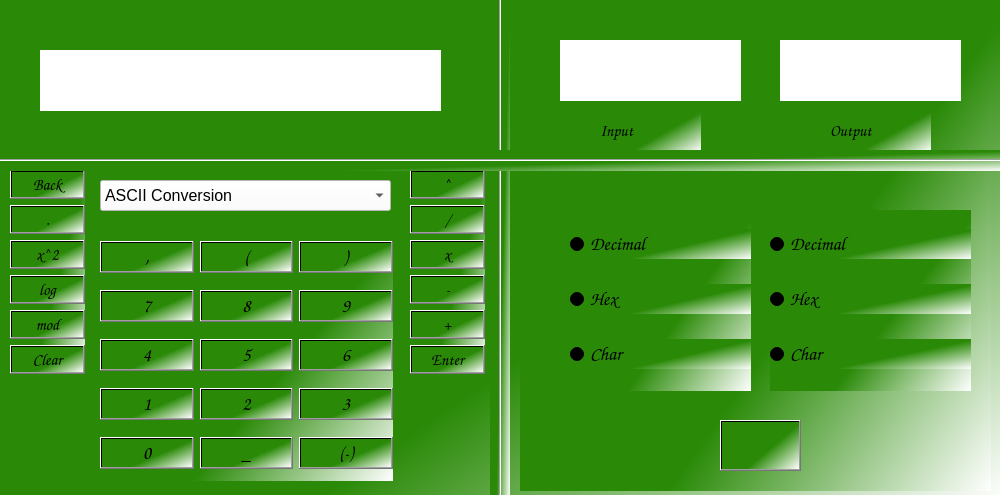
<?xml version="1.0" encoding="UTF-8"?>
<ui version="4.0">
 <class>MainWindow</class>
 <widget class="QMainWindow" name="MainWindow">
  <property name="geometry">
   <rect>
    <x>0</x>
    <y>0</y>
    <width>1000</width>
    <height>495</height>
   </rect>
  </property>
  <property name="minimumSize">
   <size>
    <width>1000</width>
    <height>495</height>
   </size>
  </property>
  <property name="maximumSize">
   <size>
    <width>1000</width>
    <height>495</height>
   </size>
  </property>
  <property name="windowTitle">
   <string>MainWindow</string>
  </property>
  <property name="styleSheet">
   <string notr="true"/>
  </property>
  <widget class="QWidget" name="centralwidget">
   <property name="styleSheet">
    <string notr="true"/>
   </property>
   <widget class="QWidget" name="back" native="true">
    <property name="geometry">
     <rect>
      <x>0</x>
      <y>0</y>
      <width>1000</width>
      <height>501</height>
     </rect>
    </property>
    <property name="styleSheet">
     <string notr="true">background-color: qlineargradient(spread:pad, x1:0.447, y1:0.602, x2:1, y2:1, stop:0.184211 rgba(42, 138, 8, 255), stop:1 rgba(255, 255, 255, 255));
</string>
    </property>
    <widget class="QWidget" name="gridLayoutWidget_2">
     <property name="geometry">
      <rect>
       <x>100</x>
       <y>230</y>
       <width>293</width>
       <height>251</height>
      </rect>
     </property>
     <layout class="QGridLayout" name="gridLayout_3">
      <item row="4" column="0">
       <widget class="QPushButton" name="button_0">
        <property name="font">
         <font>
          <family>Comic Sans MS</family>
          <pointsize>14</pointsize>
          <weight>75</weight>
          <bold>true</bold>
         </font>
        </property>
        <property name="text">
         <string>0</string>
        </property>
       </widget>
      </item>
      <item row="1" column="1">
       <widget class="QPushButton" name="button_8">
        <property name="font">
         <font>
          <family>Comic Sans MS</family>
          <pointsize>14</pointsize>
          <weight>75</weight>
          <bold>true</bold>
         </font>
        </property>
        <property name="text">
         <string>8</string>
        </property>
       </widget>
      </item>
      <item row="4" column="1">
       <widget class="QPushButton" name="button_underscore">
        <property name="font">
         <font>
          <family>Comic Sans MS</family>
          <pointsize>14</pointsize>
          <weight>75</weight>
          <bold>true</bold>
         </font>
        </property>
        <property name="text">
         <string>_</string>
        </property>
       </widget>
      </item>
      <item row="0" column="1">
       <widget class="QPushButton" name="button_parens_open">
        <property name="font">
         <font>
          <family>Comic Sans MS</family>
          <pointsize>14</pointsize>
          <weight>75</weight>
          <bold>true</bold>
         </font>
        </property>
        <property name="styleSheet">
         <string notr="true"/>
        </property>
        <property name="text">
         <string>(</string>
        </property>
       </widget>
      </item>
      <item row="2" column="2">
       <widget class="QPushButton" name="button_6">
        <property name="font">
         <font>
          <family>Comic Sans MS</family>
          <pointsize>14</pointsize>
          <weight>75</weight>
          <bold>true</bold>
         </font>
        </property>
        <property name="text">
         <string>6</string>
        </property>
       </widget>
      </item>
      <item row="3" column="1">
       <widget class="QPushButton" name="button_2">
        <property name="font">
         <font>
          <family>Comic Sans MS</family>
          <pointsize>14</pointsize>
          <weight>75</weight>
          <bold>true</bold>
         </font>
        </property>
        <property name="text">
         <string>2</string>
        </property>
       </widget>
      </item>
      <item row="2" column="1">
       <widget class="QPushButton" name="button_5">
        <property name="font">
         <font>
          <family>Comic Sans MS</family>
          <pointsize>14</pointsize>
          <weight>75</weight>
          <bold>true</bold>
         </font>
        </property>
        <property name="text">
         <string>5</string>
        </property>
       </widget>
      </item>
      <item row="1" column="0">
       <widget class="QPushButton" name="button_7">
        <property name="font">
         <font>
          <family>Comic Sans MS</family>
          <pointsize>14</pointsize>
          <weight>75</weight>
          <bold>true</bold>
         </font>
        </property>
        <property name="text">
         <string>7</string>
        </property>
       </widget>
      </item>
      <item row="0" column="2">
       <widget class="QPushButton" name="button_parens_close">
        <property name="font">
         <font>
          <family>Comic Sans MS</family>
          <pointsize>14</pointsize>
          <weight>75</weight>
          <bold>true</bold>
         </font>
        </property>
        <property name="text">
         <string>)</string>
        </property>
       </widget>
      </item>
      <item row="3" column="0">
       <widget class="QPushButton" name="button_1">
        <property name="font">
         <font>
          <family>Comic Sans MS</family>
          <pointsize>14</pointsize>
          <weight>75</weight>
          <bold>true</bold>
         </font>
        </property>
        <property name="text">
         <string>1</string>
        </property>
       </widget>
      </item>
      <item row="2" column="0">
       <widget class="QPushButton" name="button_4">
        <property name="font">
         <font>
          <family>Comic Sans MS</family>
          <pointsize>14</pointsize>
          <weight>75</weight>
          <bold>true</bold>
         </font>
        </property>
        <property name="text">
         <string>4</string>
        </property>
       </widget>
      </item>
      <item row="0" column="0">
       <widget class="QPushButton" name="button_coma">
        <property name="font">
         <font>
          <family>Comic Sans MS</family>
          <pointsize>14</pointsize>
          <weight>75</weight>
          <bold>true</bold>
         </font>
        </property>
        <property name="text">
         <string>,</string>
        </property>
       </widget>
      </item>
      <item row="1" column="2">
       <widget class="QPushButton" name="button_9">
        <property name="font">
         <font>
          <family>Comic Sans MS</family>
          <pointsize>14</pointsize>
          <weight>75</weight>
          <bold>true</bold>
         </font>
        </property>
        <property name="text">
         <string>9</string>
        </property>
       </widget>
      </item>
      <item row="3" column="2">
       <widget class="QPushButton" name="button_3">
        <property name="font">
         <font>
          <family>Comic Sans MS</family>
          <pointsize>14</pointsize>
          <weight>75</weight>
          <bold>true</bold>
         </font>
        </property>
        <property name="text">
         <string>3</string>
        </property>
       </widget>
      </item>
      <item row="4" column="2">
       <widget class="QPushButton" name="button_dash">
        <property name="font">
         <font>
          <family>Comic Sans MS</family>
          <pointsize>14</pointsize>
          <weight>75</weight>
          <bold>true</bold>
         </font>
        </property>
        <property name="text">
         <string>(-)</string>
        </property>
       </widget>
      </item>
     </layout>
    </widget>
    <widget class="Line" name="line">
     <property name="geometry">
      <rect>
       <x>0</x>
       <y>150</y>
       <width>1011</width>
       <height>21</height>
      </rect>
     </property>
     <property name="orientation">
      <enum>Qt::Horizontal</enum>
     </property>
    </widget>
    <widget class="Line" name="line_2">
     <property name="geometry">
      <rect>
       <x>490</x>
       <y>-20</y>
       <width>20</width>
       <height>521</height>
      </rect>
     </property>
     <property name="orientation">
      <enum>Qt::Vertical</enum>
     </property>
    </widget>
    <widget class="QWidget" name="verticalLayoutWidget">
     <property name="geometry">
      <rect>
       <x>10</x>
       <y>170</y>
       <width>71</width>
       <height>301</height>
      </rect>
     </property>
     <layout class="QVBoxLayout" name="verticalLayout">
      <property name="sizeConstraint">
       <enum>QLayout::SetFixedSize</enum>
      </property>
      <item>
       <widget class="QPushButton" name="button_back">
        <property name="font">
         <font>
          <family>Comic Sans MS</family>
          <pointsize>12</pointsize>
          <weight>75</weight>
          <bold>true</bold>
         </font>
        </property>
        <property name="text">
         <string>Back</string>
        </property>
       </widget>
      </item>
      <item>
       <widget class="QPushButton" name="button_period">
        <property name="font">
         <font>
          <family>Comic Sans MS</family>
          <pointsize>12</pointsize>
          <weight>75</weight>
          <bold>true</bold>
         </font>
        </property>
        <property name="text">
         <string>.</string>
        </property>
       </widget>
      </item>
      <item>
       <widget class="QPushButton" name="button_xpower">
        <property name="font">
         <font>
          <family>Comic Sans MS</family>
          <pointsize>12</pointsize>
          <weight>75</weight>
          <bold>true</bold>
         </font>
        </property>
        <property name="text">
         <string>x^2</string>
        </property>
       </widget>
      </item>
      <item>
       <widget class="QPushButton" name="button_log">
        <property name="font">
         <font>
          <family>Comic Sans MS</family>
          <pointsize>12</pointsize>
          <weight>75</weight>
          <bold>true</bold>
         </font>
        </property>
        <property name="text">
         <string>log</string>
        </property>
       </widget>
      </item>
      <item>
       <widget class="QPushButton" name="button_mod">
        <property name="font">
         <font>
          <family>Comic Sans MS</family>
          <pointsize>12</pointsize>
          <weight>75</weight>
          <bold>true</bold>
         </font>
        </property>
        <property name="text">
         <string>mod</string>
        </property>
       </widget>
      </item>
      <item>
       <widget class="QPushButton" name="button_clear">
        <property name="font">
         <font>
          <family>Comic Sans MS</family>
          <pointsize>12</pointsize>
          <weight>75</weight>
          <bold>true</bold>
         </font>
        </property>
        <property name="text">
         <string>Clear</string>
        </property>
       </widget>
      </item>
     </layout>
    </widget>
    <widget class="QWidget" name="verticalLayoutWidget_2">
     <property name="geometry">
      <rect>
       <x>410</x>
       <y>170</y>
       <width>71</width>
       <height>291</height>
      </rect>
     </property>
     <layout class="QVBoxLayout" name="verticalLayout_2">
      <property name="sizeConstraint">
       <enum>QLayout::SetFixedSize</enum>
      </property>
      <item>
       <widget class="QPushButton" name="button_upper">
        <property name="font">
         <font>
          <family>Comic Sans MS</family>
          <pointsize>12</pointsize>
          <weight>75</weight>
          <bold>true</bold>
         </font>
        </property>
        <property name="text">
         <string>^</string>
        </property>
       </widget>
      </item>
      <item>
       <widget class="QPushButton" name="button_divide">
        <property name="font">
         <font>
          <family>Comic Sans MS</family>
          <pointsize>12</pointsize>
          <weight>75</weight>
          <bold>true</bold>
         </font>
        </property>
        <property name="text">
         <string>/</string>
        </property>
       </widget>
      </item>
      <item>
       <widget class="QPushButton" name="button_multiply">
        <property name="font">
         <font>
          <family>Comic Sans MS</family>
          <pointsize>12</pointsize>
          <weight>75</weight>
          <bold>true</bold>
         </font>
        </property>
        <property name="text">
         <string>x</string>
        </property>
       </widget>
      </item>
      <item>
       <widget class="QPushButton" name="button_minus">
        <property name="font">
         <font>
          <family>Comic Sans MS</family>
          <pointsize>12</pointsize>
          <weight>75</weight>
          <bold>true</bold>
         </font>
        </property>
        <property name="text">
         <string>-</string>
        </property>
       </widget>
      </item>
      <item>
       <widget class="QPushButton" name="button_add">
        <property name="font">
         <font>
          <family>Comic Sans MS</family>
          <pointsize>12</pointsize>
         </font>
        </property>
        <property name="text">
         <string>+</string>
        </property>
       </widget>
      </item>
      <item>
       <widget class="QPushButton" name="button_enter">
        <property name="font">
         <font>
          <family>Comic Sans MS</family>
          <pointsize>12</pointsize>
          <weight>75</weight>
          <bold>true</bold>
         </font>
        </property>
        <property name="text">
         <string>Enter</string>
        </property>
       </widget>
      </item>
     </layout>
    </widget>
    <widget class="QLabel" name="label_output">
     <property name="geometry">
      <rect>
       <x>40</x>
       <y>50</y>
       <width>401</width>
       <height>61</height>
      </rect>
     </property>
     <property name="styleSheet">
      <string notr="true">background-color: rgb(255, 255, 255);</string>
     </property>
     <property name="text">
      <string/>
     </property>
    </widget>
    <widget class="QComboBox" name="comboBox">
     <property name="geometry">
      <rect>
       <x>100</x>
       <y>180</y>
       <width>291</width>
       <height>31</height>
      </rect>
     </property>
     <property name="font">
      <font>
       <pointsize>12</pointsize>
      </font>
     </property>
     <property name="styleSheet">
      <string notr="true">background-color: rgb(255, 255, 255);</string>
     </property>
     <item>
      <property name="text">
       <string>ASCII Conversion</string>
      </property>
     </item>
     <item>
      <property name="text">
       <string>Metric Conversion</string>
      </property>
     </item>
     <item>
      <property name="text">
       <string>Temperature Conversion</string>
      </property>
     </item>
     <item>
      <property name="text">
       <string>Generate Math Numbers</string>
      </property>
     </item>
    </widget>
    <widget class="QStackedWidget" name="stackedWidget">
     <property name="geometry">
      <rect>
       <x>520</x>
       <y>10</y>
       <width>471</width>
       <height>481</height>
      </rect>
     </property>
     <property name="styleSheet">
      <string notr="true">QWidget#page_blank{
image: url(:/Background/Graphical-App/graphics/Ben10.png);
}</string>
     </property>
     <property name="currentIndex">
      <number>1</number>
     </property>
     <widget class="QWidget" name="page_blank"/>
     <widget class="QWidget" name="page_ASCII">
      <widget class="QLabel" name="label_output_9">
       <property name="geometry">
        <rect>
         <x>260</x>
         <y>30</y>
         <width>181</width>
         <height>61</height>
        </rect>
       </property>
       <property name="styleSheet">
        <string notr="true">background-color: rgb(255, 255, 255);</string>
       </property>
       <property name="text">
        <string/>
       </property>
      </widget>
      <widget class="QLabel" name="label_output_10">
       <property name="geometry">
        <rect>
         <x>40</x>
         <y>30</y>
         <width>181</width>
         <height>61</height>
        </rect>
       </property>
       <property name="styleSheet">
        <string notr="true">background-color: rgb(255, 255, 255);</string>
       </property>
       <property name="text">
        <string/>
       </property>
      </widget>
      <widget class="QWidget" name="verticalLayoutWidget_5">
       <property name="geometry">
        <rect>
         <x>50</x>
         <y>200</y>
         <width>181</width>
         <height>181</height>
        </rect>
       </property>
       <layout class="QVBoxLayout" name="verticalLayout_5">
        <item>
         <widget class="QRadioButton" name="radioButton_9">
          <property name="font">
           <font>
            <family>Comic Sans MS</family>
            <pointsize>14</pointsize>
            <weight>75</weight>
            <bold>true</bold>
           </font>
          </property>
          <property name="text">
           <string>Decimal</string>
          </property>
         </widget>
        </item>
        <item>
         <widget class="QRadioButton" name="radioButton_10">
          <property name="font">
           <font>
            <family>Comic Sans MS</family>
            <pointsize>14</pointsize>
            <weight>75</weight>
            <bold>true</bold>
           </font>
          </property>
          <property name="text">
           <string>Hex</string>
          </property>
         </widget>
        </item>
        <item>
         <widget class="QRadioButton" name="radioButton_11">
          <property name="font">
           <font>
            <family>Comic Sans MS</family>
            <pointsize>14</pointsize>
            <weight>75</weight>
            <bold>true</bold>
           </font>
          </property>
          <property name="text">
           <string>Char</string>
          </property>
         </widget>
        </item>
       </layout>
      </widget>
      <widget class="QWidget" name="verticalLayoutWidget_6">
       <property name="geometry">
        <rect>
         <x>250</x>
         <y>200</y>
         <width>201</width>
         <height>181</height>
        </rect>
       </property>
       <layout class="QVBoxLayout" name="verticalLayout_6">
        <item>
         <widget class="QRadioButton" name="radioButton_12">
          <property name="font">
           <font>
            <family>Comic Sans MS</family>
            <pointsize>14</pointsize>
            <weight>75</weight>
            <bold>true</bold>
           </font>
          </property>
          <property name="text">
           <string>Decimal</string>
          </property>
         </widget>
        </item>
        <item>
         <widget class="QRadioButton" name="radioButton_13">
          <property name="font">
           <font>
            <family>Comic Sans MS</family>
            <pointsize>14</pointsize>
            <weight>75</weight>
            <bold>true</bold>
           </font>
          </property>
          <property name="text">
           <string>Hex</string>
          </property>
         </widget>
        </item>
        <item>
         <widget class="QRadioButton" name="radioButton_14">
          <property name="font">
           <font>
            <family>Comic Sans MS</family>
            <pointsize>14</pointsize>
            <weight>75</weight>
            <bold>true</bold>
           </font>
          </property>
          <property name="text">
           <string>Char</string>
          </property>
         </widget>
        </item>
       </layout>
      </widget>
      <widget class="QLabel" name="input_label">
       <property name="geometry">
        <rect>
         <x>80</x>
         <y>100</y>
         <width>101</width>
         <height>41</height>
        </rect>
       </property>
       <property name="font">
        <font>
         <family>Comic Sans MS</family>
         <pointsize>12</pointsize>
         <weight>75</weight>
         <bold>true</bold>
        </font>
       </property>
       <property name="text">
        <string>Input</string>
       </property>
      </widget>
      <widget class="QLabel" name="output_label">
       <property name="geometry">
        <rect>
         <x>310</x>
         <y>100</y>
         <width>101</width>
         <height>41</height>
        </rect>
       </property>
       <property name="font">
        <font>
         <family>Comic Sans MS</family>
         <pointsize>12</pointsize>
         <weight>75</weight>
         <bold>true</bold>
        </font>
       </property>
       <property name="text">
        <string>Output</string>
       </property>
      </widget>
      <widget class="QPushButton" name="btn_go">
       <property name="geometry">
        <rect>
         <x>200</x>
         <y>410</y>
         <width>81</width>
         <height>51</height>
        </rect>
       </property>
       <property name="font">
        <font>
         <pointsize>14</pointsize>
         <weight>75</weight>
         <bold>true</bold>
        </font>
       </property>
       <property name="styleSheet">
        <string notr="true">image: url(:/Background/Graphical-App/graphics/Ben10.png);</string>
       </property>
       <property name="text">
        <string/>
       </property>
      </widget>
     </widget>
     <widget class="QWidget" name="page_metric">
      <widget class="QLabel" name="label_output_3">
       <property name="geometry">
        <rect>
         <x>40</x>
         <y>30</y>
         <width>181</width>
         <height>61</height>
        </rect>
       </property>
       <property name="styleSheet">
        <string notr="true">background-color: rgb(255, 255, 255);</string>
       </property>
       <property name="text">
        <string/>
       </property>
      </widget>
      <widget class="QLabel" name="label_output_4">
       <property name="geometry">
        <rect>
         <x>260</x>
         <y>30</y>
         <width>181</width>
         <height>61</height>
        </rect>
       </property>
       <property name="styleSheet">
        <string notr="true">background-color: rgb(255, 255, 255);</string>
       </property>
       <property name="text">
        <string/>
       </property>
      </widget>
      <widget class="QWidget" name="verticalLayoutWidget_3">
       <property name="geometry">
        <rect>
         <x>50</x>
         <y>180</y>
         <width>161</width>
         <height>221</height>
        </rect>
       </property>
       <layout class="QVBoxLayout" name="verticalLayout_3">
        <item>
         <widget class="QRadioButton" name="radioButton">
          <property name="font">
           <font>
            <family>Comic Sans MS</family>
            <pointsize>14</pointsize>
            <weight>75</weight>
            <bold>true</bold>
           </font>
          </property>
          <property name="text">
           <string>Feet</string>
          </property>
         </widget>
        </item>
        <item>
         <widget class="QRadioButton" name="radioButton_3">
          <property name="font">
           <font>
            <family>Comic Sans MS</family>
            <pointsize>14</pointsize>
            <weight>75</weight>
            <bold>true</bold>
           </font>
          </property>
          <property name="text">
           <string>Meter</string>
          </property>
         </widget>
        </item>
        <item>
         <widget class="QRadioButton" name="radioButton_4">
          <property name="font">
           <font>
            <family>Comic Sans MS</family>
            <pointsize>14</pointsize>
            <weight>75</weight>
            <bold>true</bold>
           </font>
          </property>
          <property name="text">
           <string>Miles</string>
          </property>
         </widget>
        </item>
        <item>
         <widget class="QRadioButton" name="radioButton_2">
          <property name="font">
           <font>
            <family>Comic Sans MS</family>
            <pointsize>14</pointsize>
            <weight>75</weight>
            <bold>true</bold>
           </font>
          </property>
          <property name="text">
           <string>Kilometer</string>
          </property>
         </widget>
        </item>
       </layout>
      </widget>
      <widget class="QWidget" name="verticalLayoutWidget_4">
       <property name="geometry">
        <rect>
         <x>270</x>
         <y>180</y>
         <width>161</width>
         <height>221</height>
        </rect>
       </property>
       <layout class="QVBoxLayout" name="verticalLayout_4">
        <item>
         <widget class="QRadioButton" name="radioButton_5">
          <property name="font">
           <font>
            <family>Comic Sans MS</family>
            <pointsize>14</pointsize>
            <weight>75</weight>
            <bold>true</bold>
           </font>
          </property>
          <property name="text">
           <string>Feet</string>
          </property>
         </widget>
        </item>
        <item>
         <widget class="QRadioButton" name="radioButton_6">
          <property name="font">
           <font>
            <family>Comic Sans MS</family>
            <pointsize>14</pointsize>
            <weight>75</weight>
            <bold>true</bold>
           </font>
          </property>
          <property name="text">
           <string>Meter</string>
          </property>
         </widget>
        </item>
        <item>
         <widget class="QRadioButton" name="radioButton_7">
          <property name="font">
           <font>
            <family>Comic Sans MS</family>
            <pointsize>14</pointsize>
            <weight>75</weight>
            <bold>true</bold>
           </font>
          </property>
          <property name="text">
           <string>Miles</string>
          </property>
         </widget>
        </item>
        <item>
         <widget class="QRadioButton" name="radioButton_8">
          <property name="font">
           <font>
            <family>Comic Sans MS</family>
            <pointsize>14</pointsize>
            <weight>75</weight>
            <bold>true</bold>
           </font>
          </property>
          <property name="text">
           <string>Kilometer</string>
          </property>
         </widget>
        </item>
       </layout>
      </widget>
      <widget class="QPushButton" name="enter_10">
       <property name="geometry">
        <rect>
         <x>200</x>
         <y>410</y>
         <width>81</width>
         <height>51</height>
        </rect>
       </property>
       <property name="font">
        <font>
         <pointsize>14</pointsize>
         <weight>75</weight>
         <bold>true</bold>
        </font>
       </property>
       <property name="styleSheet">
        <string notr="true">image: url(:/Background/Graphical-App/graphics/Ben10.png);</string>
       </property>
       <property name="text">
        <string/>
       </property>
      </widget>
     </widget>
     <widget class="QWidget" name="page_temper">
      <widget class="QLabel" name="label_output_5">
       <property name="geometry">
        <rect>
         <x>40</x>
         <y>30</y>
         <width>181</width>
         <height>61</height>
        </rect>
       </property>
       <property name="styleSheet">
        <string notr="true">background-color: rgb(255, 255, 255);</string>
       </property>
       <property name="text">
        <string/>
       </property>
      </widget>
      <widget class="QLabel" name="label_output_6">
       <property name="geometry">
        <rect>
         <x>260</x>
         <y>30</y>
         <width>181</width>
         <height>61</height>
        </rect>
       </property>
       <property name="styleSheet">
        <string notr="true">background-color: rgb(255, 255, 255);</string>
       </property>
       <property name="text">
        <string/>
       </property>
      </widget>
      <widget class="QWidget" name="verticalLayoutWidget_7">
       <property name="geometry">
        <rect>
         <x>50</x>
         <y>170</y>
         <width>171</width>
         <height>221</height>
        </rect>
       </property>
       <layout class="QVBoxLayout" name="verticalLayout_7">
        <item>
         <widget class="QRadioButton" name="radio_fahr1">
          <property name="font">
           <font>
            <family>Comic Sans MS</family>
            <pointsize>14</pointsize>
            <weight>75</weight>
            <bold>true</bold>
           </font>
          </property>
          <property name="text">
           <string>Fahrenheit</string>
          </property>
         </widget>
        </item>
        <item>
         <widget class="QRadioButton" name="radio_cel1">
          <property name="font">
           <font>
            <family>Comic Sans MS</family>
            <pointsize>14</pointsize>
            <weight>75</weight>
            <bold>true</bold>
           </font>
          </property>
          <property name="text">
           <string>Celcius</string>
          </property>
         </widget>
        </item>
        <item>
         <widget class="QRadioButton" name="radio_kel1">
          <property name="font">
           <font>
            <family>Comic Sans MS</family>
            <pointsize>14</pointsize>
            <weight>75</weight>
            <bold>true</bold>
           </font>
          </property>
          <property name="text">
           <string>Kelvin</string>
          </property>
         </widget>
        </item>
       </layout>
      </widget>
      <widget class="QPushButton" name="enter_11">
       <property name="geometry">
        <rect>
         <x>200</x>
         <y>410</y>
         <width>81</width>
         <height>51</height>
        </rect>
       </property>
       <property name="font">
        <font>
         <pointsize>14</pointsize>
         <weight>75</weight>
         <bold>true</bold>
        </font>
       </property>
       <property name="styleSheet">
        <string notr="true">image: url(:/Background/Graphical-App/graphics/Ben10.png);</string>
       </property>
       <property name="text">
        <string/>
       </property>
      </widget>
      <widget class="QWidget" name="verticalLayoutWidget_8">
       <property name="geometry">
        <rect>
         <x>270</x>
         <y>170</y>
         <width>171</width>
         <height>221</height>
        </rect>
       </property>
       <layout class="QVBoxLayout" name="verticalLayout_8">
        <item>
         <widget class="QRadioButton" name="radio_fahr2">
          <property name="font">
           <font>
            <family>Comic Sans MS</family>
            <pointsize>14</pointsize>
            <weight>75</weight>
            <bold>true</bold>
           </font>
          </property>
          <property name="text">
           <string>Fahrenheit</string>
          </property>
         </widget>
        </item>
        <item>
         <widget class="QRadioButton" name="radio_cel2">
          <property name="font">
           <font>
            <family>Comic Sans MS</family>
            <pointsize>14</pointsize>
            <weight>75</weight>
            <bold>true</bold>
           </font>
          </property>
          <property name="text">
           <string>Celcius</string>
          </property>
         </widget>
        </item>
        <item>
         <widget class="QRadioButton" name="radio_kel2">
          <property name="font">
           <font>
            <family>Comic Sans MS</family>
            <pointsize>14</pointsize>
            <weight>75</weight>
            <bold>true</bold>
           </font>
          </property>
          <property name="text">
           <string>Kelvin</string>
          </property>
         </widget>
        </item>
       </layout>
      </widget>
     </widget>
     <widget class="QWidget" name="page_generate">
      <widget class="QLabel" name="label_output_7">
       <property name="geometry">
        <rect>
         <x>40</x>
         <y>20</y>
         <width>371</width>
         <height>91</height>
        </rect>
       </property>
       <property name="styleSheet">
        <string notr="true">background-color: rgb(255, 255, 255);</string>
       </property>
       <property name="text">
        <string/>
       </property>
      </widget>
      <widget class="QWidget" name="verticalLayoutWidget_9">
       <property name="geometry">
        <rect>
         <x>120</x>
         <y>310</y>
         <width>221</width>
         <height>141</height>
        </rect>
       </property>
       <layout class="QVBoxLayout" name="verticalLayout_9">
        <item>
         <widget class="QPushButton" name="pushButton_21">
          <property name="font">
           <font>
            <family>Comic Sans MS</family>
            <pointsize>14</pointsize>
            <weight>75</weight>
            <bold>true</bold>
           </font>
          </property>
          <property name="text">
           <string>Prime Numbers</string>
          </property>
         </widget>
        </item>
        <item>
         <widget class="QPushButton" name="pushButton_22">
          <property name="font">
           <font>
            <family>Comic Sans MS</family>
            <pointsize>14</pointsize>
            <weight>75</weight>
            <bold>true</bold>
           </font>
          </property>
          <property name="text">
           <string>Perfect Numbers</string>
          </property>
         </widget>
        </item>
       </layout>
      </widget>
      <widget class="QLabel" name="label_input7">
       <property name="geometry">
        <rect>
         <x>30</x>
         <y>190</y>
         <width>161</width>
         <height>51</height>
        </rect>
       </property>
       <property name="font">
        <font>
         <family>Comic Sans MS</family>
         <pointsize>14</pointsize>
        </font>
       </property>
       <property name="styleSheet">
        <string notr="true">background-color: rgb(255, 255, 255);</string>
       </property>
       <property name="text">
        <string/>
       </property>
      </widget>
      <widget class="QLabel" name="label">
       <property name="geometry">
        <rect>
         <x>60</x>
         <y>260</y>
         <width>71</width>
         <height>20</height>
        </rect>
       </property>
       <property name="font">
        <font>
         <family>Comic Sans MS</family>
         <pointsize>12</pointsize>
         <weight>75</weight>
         <bold>true</bold>
        </font>
       </property>
       <property name="text">
        <string>FROM</string>
       </property>
      </widget>
      <widget class="QLabel" name="label_input8">
       <property name="geometry">
        <rect>
         <x>260</x>
         <y>190</y>
         <width>161</width>
         <height>51</height>
        </rect>
       </property>
       <property name="font">
        <font>
         <family>Comic Sans MS</family>
         <pointsize>14</pointsize>
        </font>
       </property>
       <property name="styleSheet">
        <string notr="true">background-color: rgb(255, 255, 255);</string>
       </property>
       <property name="text">
        <string/>
       </property>
      </widget>
      <widget class="QLabel" name="label_2">
       <property name="geometry">
        <rect>
         <x>300</x>
         <y>259</y>
         <width>71</width>
         <height>21</height>
        </rect>
       </property>
       <property name="font">
        <font>
         <family>Comic Sans MS</family>
         <pointsize>14</pointsize>
         <weight>75</weight>
         <bold>true</bold>
        </font>
       </property>
       <property name="text">
        <string>To</string>
       </property>
      </widget>
     </widget>
    </widget>
    <zorder>gridLayoutWidget_2</zorder>
    <zorder>line_2</zorder>
    <zorder>verticalLayoutWidget</zorder>
    <zorder>verticalLayoutWidget_2</zorder>
    <zorder>label_output</zorder>
    <zorder>comboBox</zorder>
    <zorder>stackedWidget</zorder>
    <zorder>line</zorder>
   </widget>
  </widget>
 </widget>
 <resources>
  <include location="../The-Algolater-Calculator/Graphics/Testing.qrc"/>
 </resources>
 <connections>
  <connection>
   <sender>button_clear</sender>
   <signal>clicked()</signal>
   <receiver>label_output</receiver>
   <slot>clear()</slot>
   <hints>
    <hint type="sourcelabel">
     <x>56</x>
     <y>441</y>
    </hint>
    <hint type="destinationlabel">
     <x>235</x>
     <y>75</y>
    </hint>
   </hints>
  </connection>
 </connections>
</ui>
